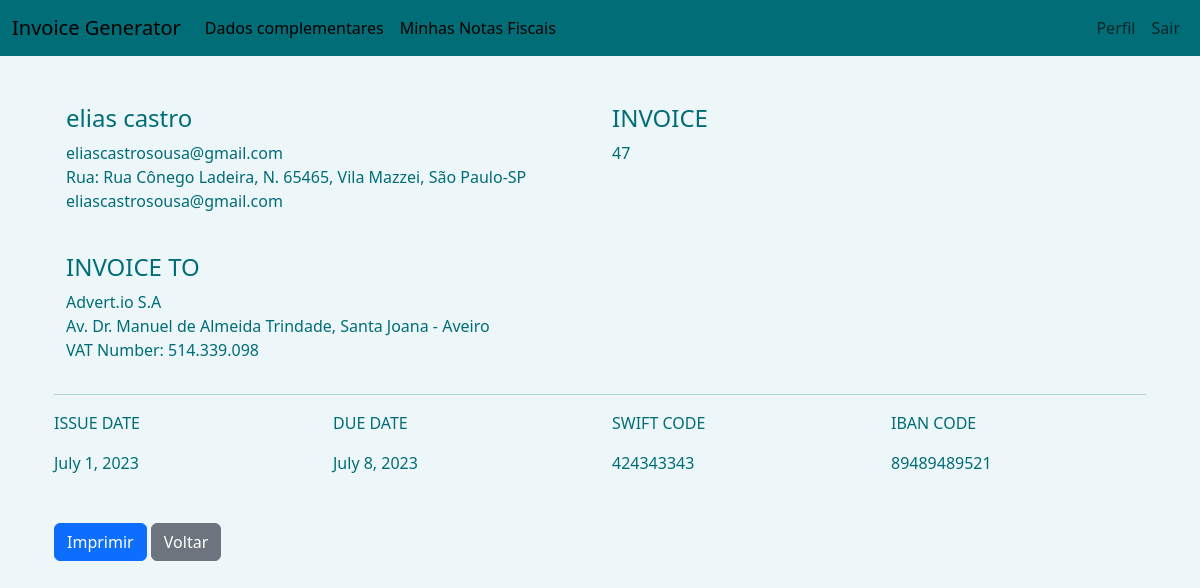
The page /app/invoicedetails/1 (signed in) on the database its author committed.
### app/models.py (models this page shows, shortened)
class Invoice(models.Model):
    username = models.CharField(max_length=100)
    num_invoice = models.IntegerField(default=1)
    nome_emissor = models.CharField(max_length=100)
    sobrenome_emissor = models.CharField(max_length=100)
    email_emissor = models.CharField(max_length=50)
    cnpj_emissor = models.CharField(max_length=100)
    swiftcode = models.CharField(max_length=100)
    ibancode = models.CharField(max_length=100)
    salario = models.CharField(max_length=100)
    cep_emissor = models.CharField(max_length=10)
    logradouro_emissor = models.CharField(max_length=100)
    complemento_emissor = models.CharField(max_length=100)
    num_emissor = models.CharField(max_length=5)
    bairro_emissor = models.CharField(max_length=50)
    cidade_emissor = models.CharField(max_length=50)
    estado_emissor = models.CharField(max_length=50)
    nome_destinatario = models.CharField(max_length=100)
    cnpj_destinatario = models.CharField(max_length=100)
    cep_destinatario = models.CharField(max_length=10)
    logradouro_destinatario = models.CharField(max_length=100)
    num_destinatario = models.CharField(max_length=5)
    bairro_destinatario = models.CharField(max_length=50)
    cidade_destinatario = models.CharField(max_length=50)
    estado_destinatario = models.CharField(max_length=50)
    issuedate = models.DateField()
    duedate = models.DateField()

### app/views.py (the view)
# urls.py: path('invoicedetails/<int:id>', invoicedetails, name='invoicedetails'),
@login_required(login_url="/auth/login/")
def invoicedetails(request, id):
    notafiscal = Invoice.objects.filter(id=id)
    return render(request, 'invoicedetails.html', {"notafiscal":notafiscal})

### app/templates/invoicedetails.html (shortened to what this page needs)
{% extends 'base.html' %}
{% load static %}
{% block 'head' %}
<link rel="stylesheet" href="{% static 'css/style.css' %}"> {% endblock %}
{% block 'body' %}
<div class="container mt-5">
    <div class="container mt-5" id="imprimir">
        <div class="container mt-5">
                {% for item in notafiscal %}
                <div class="row">
                        <div class="col">
                                <h4>{{ item.nome_emissor }} {{ item.sobrenome_emissor}}</h4>
                                <p>
                                        {{ item.cnpj_emissor}} <br>
                                        Rua: {{ item.logradouro_emissor}}, N. {{ item.num_emissor}}, {{ item.bairro_emissor}},
                                        {{item.cidade_emissor}}-{{ item.estado_emissor}} <br>
                                        {{ item.email_emissor}}
                                </p>
                                <br>
                                <h4>INVOICE TO</h4>
                                <p>
                                        {{ item.nome_destinatario}} <br>
                                        {{ item.logradouro_destinatario}}, {{ item.bairro_destinatario}} - {{ item.cidade_destinatario}} <br>
                                        VAT Number: {{ item.cnpj_destinatario}}
                                </p>
                        </div>
                        <div class="col">
                                <h4>INVOICE </h4>
                                <P>{{item.num_invoice}}</P>
                        </div>
                </div>
        </div>
        <hr>
        <div class="row">
                <div class="col">
                        <p>ISSUE DATE</p>
                        {{item.issuedate}}
                </div>
                <div class="col">
                        <p>DUE DATE</p>
                        {{item.duedate}}
                </div>
                <div class="col">
                        <P>SWIFT CODE</P>
                        {{item.swiftcode}}
                </div>
                <div class="col">
                        <P>IBAN CODE</P>
                        {{item.ibancode}}
                </div>
        </div>
        {% empty %}
                <p>Nenhum endereço Cadastrado. </p>
        {% endfor %}
</div>
    <br>
    <div class="container">
        <br>
        <a href="#"><input type="button" class="btn btn-primary" value="Imprimir" onclick="imprimir()"></a>
        <a href="{% url 'invoicelist' %}"><input type="button" class="btn btn-secondary" value="Voltar"></a>
    </div>
</div>
{% endblock %}

### templates/static/css/style.css (style rules this page uses)
body { background-color: #edf6f9; color: #006d77; }

### rows shown on the page
Invoice: nome_emissor "elias", sobrenome_emissor "castro", cnpj_emissor "eliascastrosousa@gmail.com", logradouro_emissor "Rua Cônego Ladeira", num_emissor "65465", bairro_emissor "Vila Mazzei", cidade_emissor "São Paulo", estado_emissor "SP", email_emissor "eliascastrosousa@gmail.com", nome_destinatario "Advert.io S.A", logradouro_destinatario "Av. Dr. Manuel de Almeida Trindade", bairro_destinatario "Santa Joana", cidade_destinatario "Aveiro", cnpj_destinatario "514.339.098", num_invoice "47", issuedate "July 1, 2023", duedate "July 8, 2023", swiftcode "424343343", ibancode "89489489521"
